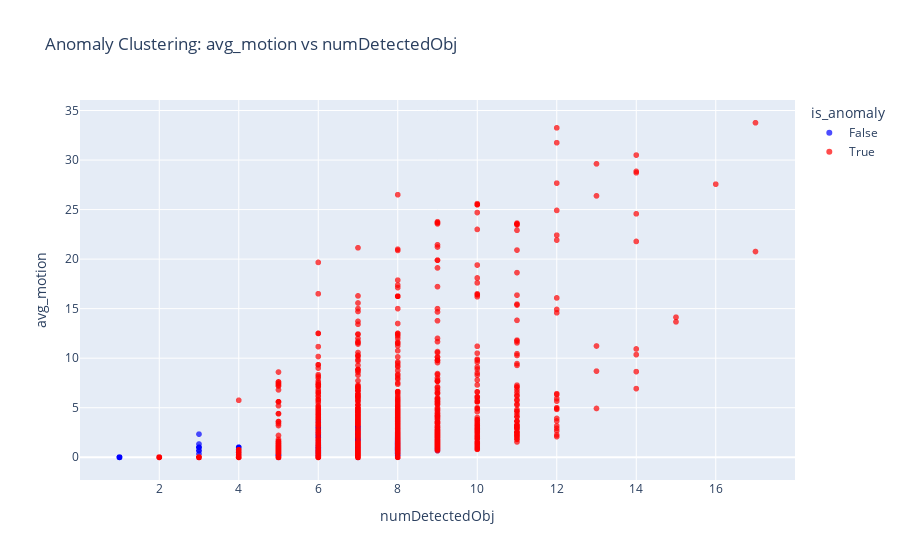

Notebook code cell kept with this figure:
### Code cell
# Visualize Clustering (e.g., Number of Objects vs Intensity)
detector.show_anomalies_scatter(x_axis="numDetectedObj", y_axis="avg_motion")

### Figure 1 — Plotly figure (JSON) as saved in the notebook; plotly's stock layout.template omitted (floating-point values rounded to 4 significant figures; data arrays with more than 128 entries replaced by an {"elided": "..."} marker saying what was removed)
{"data": [{"customdata": {"elided": "23742x2 mixed values"}, "hovertemplate": "is_anomaly=False<br>numDetectedObj=%{x}<br>avg_motion=%{y}<br>datetime=%{customdata[0]}<br>anomaly_score=%{customdata[1]}<extra></extra>", "legendgroup": "False", "marker": {"color": "blue", "opacity": 0.7, "symbol": "circle"}, "mode": "markers", "name": "False", "showlegend": true, "type": "scattergl", "x": {"elided": "23742 float values"}, "xaxis": "x", "y": {"elided": "23742 float values"}, "yaxis": "y"}, {"customdata": {"elided": "1514x2 mixed values"}, "hovertemplate": "is_anomaly=True<br>numDetectedObj=%{x}<br>avg_motion=%{y}<br>datetime=%{customdata[0]}<br>anomaly_score=%{customdata[1]}<extra></extra>", "legendgroup": "True", "marker": {"color": "red", "opacity": 0.7, "symbol": "circle"}, "mode": "markers", "name": "True", "showlegend": true, "type": "scattergl", "x": {"elided": "1514 float values"}, "xaxis": "x", "y": {"elided": "1514 float values"}, "yaxis": "y"}], "layout": {"legend": {"title": {"text": "is_anomaly"}, "tracegroupgap": 0}, "title": {"text": "Anomaly Clustering: avg_motion vs numDetectedObj"}, "xaxis": {"anchor": "y", "domain": [0, 1], "title": {"text": "numDetectedObj"}}, "yaxis": {"anchor": "x", "domain": [0, 1], "title": {"text": "avg_motion"}}}}
